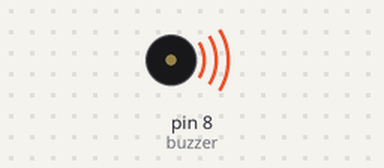
Recording of a sketch running on a simulated Arduino Uno, built with avr-gcc and run on an emulated ATmega328P. Shown: buzzer (waves = sounding).

Above: at 0.1 s.
At 3.1 s:
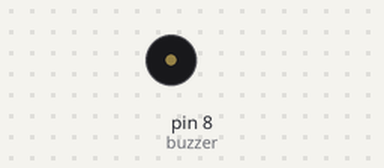
Timing chart, 0 to 4.6 s (numbered marks = the images above):
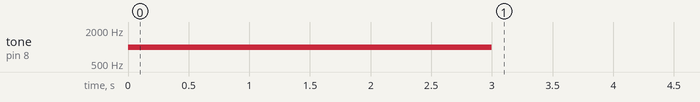

The sketch:

Ch_8_3_basic_buzzer_1khz.ino
```cpp
/*
      basic_buzzer_1khz

      copy and paste this program into the Arduino IDE
      name this program basic_buzzer_1khz

      first introduction of the tone() and noTone() functions
 */
//  ------------------------------------------------------------------------------------
//	play a tone of 1000 Hz on the buzzer connected to pin 8 for 3 seconds and then silence
int	buzzer = 8;			// buzzer is on Digital pin 8
int	frequency = 1000;		// play frequency of 1000 Hz
int	duration = 3000;		// duration of 3 seconds

//  ------------------------------------------------------------------------------------
void setup() {
	pinMode(buzzer, OUTPUT);	// set the pin D8 as an OUTPUT pin
	tone(buzzer, frequency)	;	// apply tone of frequency “frequency” to pin “buzzer”)
	delay(duration);		// play tone for time = duration ms
	noTone(buzzer);		        // stop playing the tone on pin “buzzer”
}

//  ------------------------------------------------------------------------------------
void loop() {
					// nothing to do over and over again
}
```
